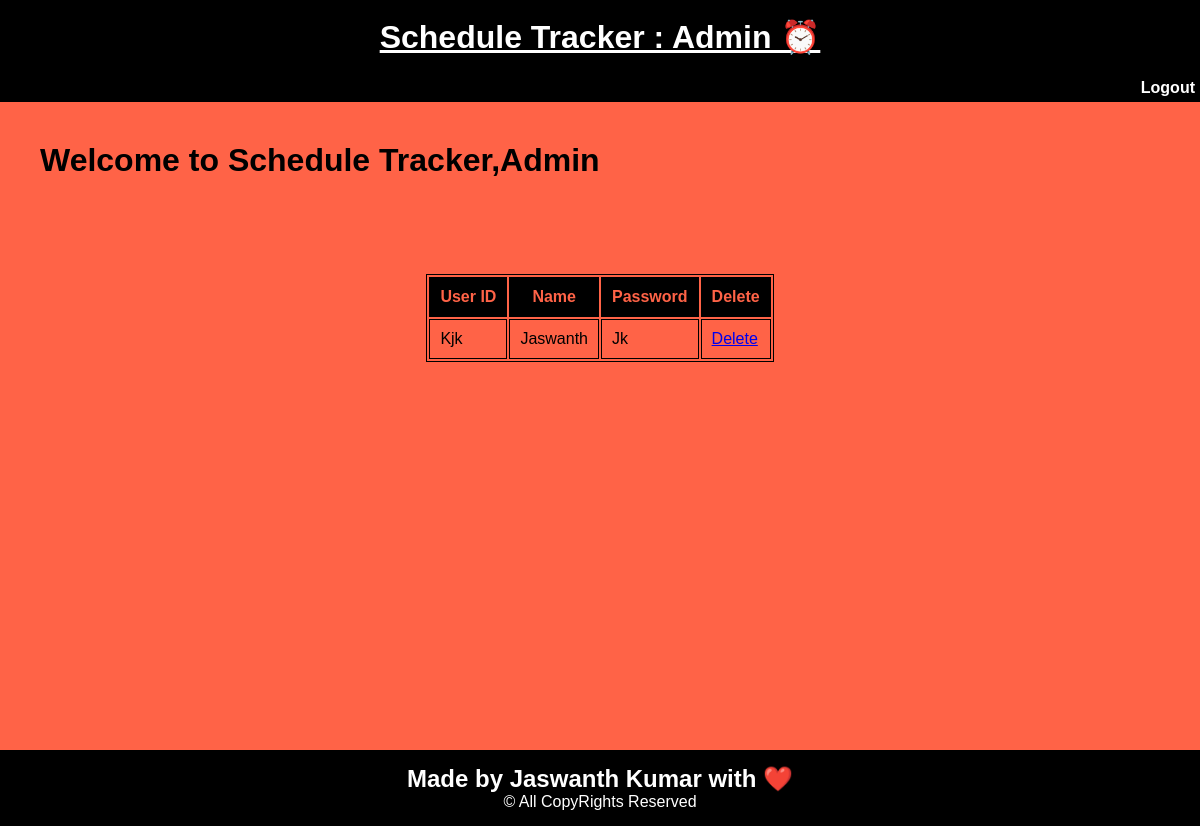
The page /admin on the database as committed earlier.
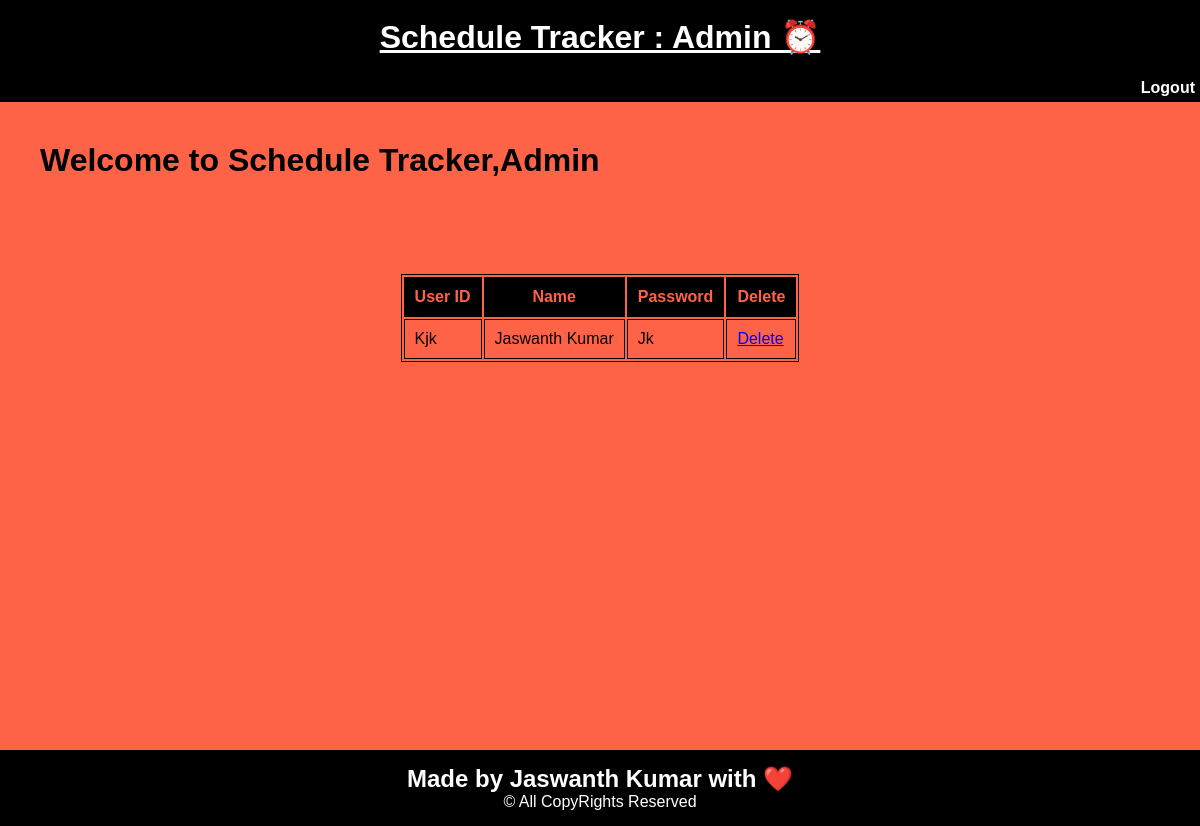
The same page on the database as committed later.
### app.py (models this page shows, shortened)
class User(db.Model):
    id = db.Column(db.Integer,primary_key=True)
    name = db.Column(db.String(100),nullable=False)
    userid = db.Column(db.String(100),unique=True)
    password = db.Column(db.String(100))

### app.py (the view)
@app.route('/admin')
def admin():
    users = User.query
    return render_template('admin.html',users=users)

### templates/admin.html (shortened to what this page needs)
<!DOCTYPE html>
<html>
<head>
</head>
<body>
    <header>
        <h1>Schedule Tracker : Admin ⏰</h1>
    </header>
    <div id="nav">
        <nav>
            <a href="{{ url_for('logout') }}">Logout</a>
        </nav>
    </div>
    <div id="main-text">
        <h1>Welcome to Schedule Tracker,Admin</h1>
    </div>
        <div class="container">
            <div class="tasktable">
                <table>
                    <tr>
                        <th>User ID</th>
                        <th>Name</th>
                        <th>Password</th>
                        <th>Delete</th>
                    </tr>
                    {% for user in users %}
                    <tr>
                        <td>{{user.userid}}</td>
                        <td>{{user.name}}</td>
                        <td>{{user.password}}</td>
                        <td><a href="de/{{user.id}}">Delete</a></td>
                    </tr>
                    {% endfor %}
                </table>
            </div>
        </div>
    <footer>
        <h2>Made by Jaswanth Kumar with ❤️</h2>
        <p>&copy; All CopyRights Reserved</p>
    </footer>
</body>
</html>

Rows that differ between the two databases and show on the page:
changed User "Kjk": name "Jaswanth" → "Jaswanth Kumar"
